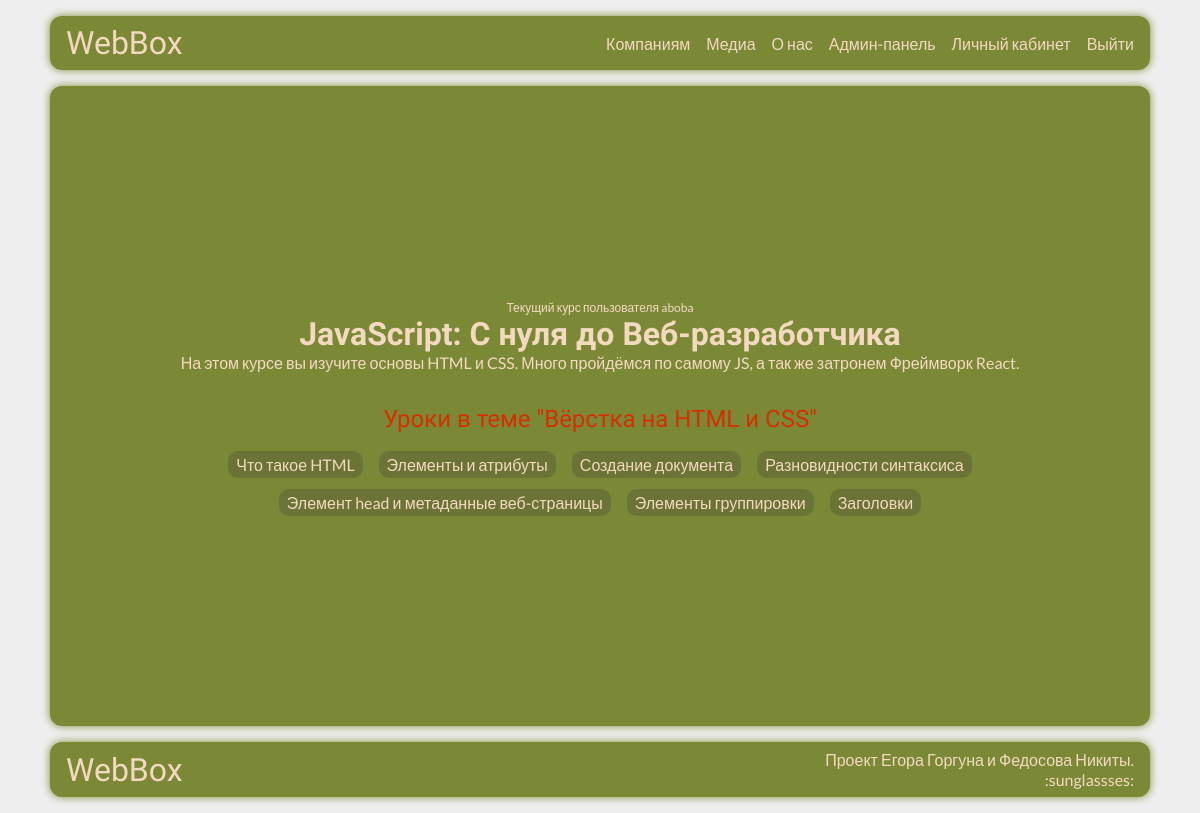
Screenshot of /u/course/lessions/1/ (signed in) with the database file from the repository.
### main/models.py (models this page shows, shortened)
class UserCourses(models.Model):
    user = models.OneToOneField(User, on_delete=models.CASCADE, verbose_name="Пользователь")
    course = models.ForeignKey(Course, on_delete=models.CASCADE, default=4, verbose_name="Курс")
    class Meta:
        verbose_name = 'Курс пользователя'
        verbose_name_plural = 'Курсы пользователей'

class Course(models.Model):
    title = models.CharField(max_length=255, verbose_name="Название курса")
    description = models.TextField(verbose_name="Описание курса")
    created_at = models.DateTimeField(auto_now_add=True, verbose_name="Дата создания курса")
    updated_at = models.DateTimeField(auto_now=True, verbose_name="Дата обновления курса")
    picture_preview = models.ImageField(upload_to='base/img/%Y/%m/%d', help_text='Эта картинка отображается на главной странице в карточкке курса.', default="webbox/img/placeholders/my_friend.jpg", verbose_name="Картинка курса (маленькая)")
    picture = models.ImageField(upload_to='base/img/%Y/%m/%d', help_text='Большая картинка.', default="webbox/img/placeholders/my_friend.jpg", verbose_name="Картинка курса (средняя)")
    is_published  = models.BooleanField(default=True, verbose_name="Публикация курса")
    short_name = models.CharField(max_length=20, default="none", verbose_name="Сокращенное название курса")
    price=models.CharField(max_length=255, default="none рублей", verbose_name="Цена курса с указанием единиц", help_text="Можно использовать html")
    clear_price=models.BigIntegerField(default=0, verbose_name="Цена (только число)")
    long_description = models.TextField(default="nn", help_text="Полное описание курса. Отображается на странице курса", verbose_name="Описание курса")
    themes = models.ManyToManyField(Theme, verbose_name="Темы курса")
    homeworks = models.ManyToManyField(Homework, verbose_name="Домашние задания")
    class Meta:
        verbose_name = 'Курс'
        verbose_name_plural = 'Курсы'

### lessions/models.py (models this page shows, shortened)
class Theme(models.Model):
    name = models.CharField(max_length=255)
    lessions = models.ManyToManyField(Lession)
    short_name = models.CharField(max_length=20, default="none", verbose_name="Сокращенное название темы")
    cid = models.IntegerField(verbose_name="CID курса", help_text="значение устанавливает порядок в списке", default=0)
    image = models.ImageField(upload_to='base/img/themes/%Y/%m/%d', blank=True, null=True, verbose_name="Изображение темы")
    class Meta:
        verbose_name = 'Тема'
        verbose_name_plural = 'Темы'

class Lession(models.Model):
    name = models.CharField(max_length=255, verbose_name="Название контента")
    short_name = models.CharField(max_length=20, default="none", verbose_name="Сокращенное название контента")
    file = models.CharField(max_length=255, verbose_name="Файл контента")
    cid = models.IntegerField(verbose_name="CID курса", help_text="значение устанавливает порядок в списке", default=0)
    class Meta:
        verbose_name = 'Урок'
        verbose_name_plural = 'Уроки'

### cabinet/views.py (the view)
# urls.py: path('course/lessions/<int:cid>/', views.lessions, name='lessions'),
def lessions(request,  cid ):
    theme = Theme.objects.all().filter(short_name=request.user.usercourses.course.short_name).filter(cid=cid)[0]
    lessions = theme.lessions.all().order_by('cid')
    return render(request, 'cabinet/lessions.html', {'lessions': lessions, 'theme': theme})

### main/templates/cabinet/lessions.html (shortened to what this page needs)
{% load static %}
<!DOCTYPE html>
<html>
<head>
    <link href="{% static "webbox/css/index.css" %}" rel="stylesheet">
</head>
<body>
    <div class="wrapper">
        <header class="header">
            <div class="header__logo">
                <p><a href="/">WebBox</a></p>
            </div>
            <div class="header__nav menu">
                    <ul class="menu-list">
                        <li class=""><a href="/#forcomp" class="menu-item">Компаниям</a></li>
                        <li class=""><a href="/#media" class="menu-item">Медиа</a></li>
                        <li class=""><a href="/#about" class="menu-item">О нас</a></li>
                        <li class=""><a href='/admin' class="menu-item">Админ-панель</a></li>
                        {% if user.is_authenticated %}
                            <li class=""><a href='/u' class="menu-item">Личный кабинет</a></li>
                            <li class=""><a href='/a/u' class="menu-item">Выйти</a></li>
                        {% else %}
                            <li class=""><a href='/a' class="menu-item">Войти</a></li>
                        {% endif %}
                    </ul>
            </div>
        </header>
    <main class="cabinet">
        {% if user.usercourses.course.short_name == 'none' %}
            <h3 class="nocurses">У вас нету курсов!</h3>
            <p class="nocursessmall">Приобрести их можно тут:</p>
            <ul class="nocursesli">
                <li><a class="nocurses2" href="https://google.com">Телеграм бот</a></li>
                <li><a class="nocurses3" href="/p">Через сайт</a></li>
            </ul>
        {% else %}
            <p class="username">Текущий курс пользователя {{user.username}}</p>
            <h2 class="coursetitle">{{user.usercourses.course.title}}</h2>
            <p class="coursedesc">{{user.usercourses.course.description}}</p>
            <div class="homework">Уроки в теме "{{theme.name}}"</div>
        {% endif%}
        {% if lessions %}
            <ul class="courseslist">
            {% for lession in lessions %}
                <li class="card">
                    <a href='/u/course/{{lession.short_name}}/{{ lession.cid }}'>{{lession.name}}</a>
                </li>
            {% endfor %}
            </ul>
        {% endif %}
    </main>
    <footer class="footer">
        <h5>WebBox</h5>
        <p>Проект Егора Горгуна и Федосова Никиты.<br>:sunglassses:</p>
    </footer>
</body>
</html>

### main/static/webbox/css/index.css (style rules this page uses)
:root { --background-color: #eee; --accent: #f09e8c; --black: #7b8937; --card-bg-color: #6b7436; --nigga: black; --text-color: #f4d9c1; --link-color: #111; --btn-color: #f4d9c1; --btn-background-color: #d72f01; --not-very-important: #ad2702; --important: #d72f01; }
* { margin: 0; padding: 0; box-sizing: border-box; font-family: 'Lato', sans-serif; }
body { background-color: var(--background-color); overflow-x: hidden !important; }
li, h4 { color: var(--text-color); }
#aboutAndForcomp ol, ul { list-style: none; }
li { font-size: 18px; }
a { text-decoration: none; }
.wrapper { max-width: 1100px; margin: 0 auto; }
.header { display: flex; justify-content: space-between; align-items: center; background-color: var(--black); box-shadow: 0px 0px 8px var(--black); margin: 16px 0; padding: 8px 16px; border-radius: 12px; }
.header__logo a { color: var(--text-color); font-family: 'Dela Gothic One', sans-serif; font-size: 32px; }
.header__nav ul { display: flex; gap: 16px; list-style: none; }
.header__nav a { color: var(--text-color); font-family: 'Lato', sans-serif; font-size: 16px; transition: color 100ms; }
.footer { display: flex; justify-content: space-between; align-items: center; background-color: var(--black); background-size: 100% auto; box-shadow: 0px 0px 8px var(--black); margin: 16px 0; padding: 8px 16px; border-radius: 12px; }
.footer h5 { color: var(--text-color);; font-weight: 100; font-family: 'Dela Gothic One', sans-serif; font-size: 32px; }
.footer p { color: var(--text-color);; font-family: 'Lato', sans-serif; font-size: 16px; text-align: right; }
.cabinet { display: flex; flex-direction: column; justify-content: center; align-items: center; background-color: var(--black); background-size: 100% auto; box-shadow: 0px 0px 8px var(--black); margin: 16px 0; padding: 8px 16px; justify-content: center; align-items: center; border-radius: 12px; min-height: 80vh; }
.coursetitle { color: var(--text-color); font-family: 'Dela Gothic One', sans-serif; font-size: 32px; }
.coursedesc { color: var(--text-color); font-family: 'Lato', sans-serif; font-size: 16px; text-align: center; text-wrap: balance; margin-bottom: 16px; }
.username { color: var(--text-color); font-family: 'Lato', sans-serif; font-size: 12px; }
.card a { color: var(--text-color); border-radius: 10px; font-family: 'Lato', sans-serif; font-size: 16px; padding: 4px 8px; background-color: var(--card-bg-color); transition: all 200ms; }
.homework { color: var(--important); font-family: 'Dela Gothic One', sans-serif; font-size: 24px; margin-top: 16px; }
.courseslist { display: flex; flex-wrap: wrap; gap: 16px; margin-top: 20px; list-style: none; justify-content: center; }

### rows the page displays
Theme: name "Вёрстка на HTML и CSS"
Lession: name "Что такое HTML"
Lession: name "Элементы и атрибуты"
Lession: name "Создание документа"
Lession: name "Разновидности синтаксиса"
Lession: name "Элемент head и метаданные веб-страницы"
Lession: name "Элементы группировки"
Lession: name "Заголовки"

### other values shown
{{ user.username }} "aboba"
{{ user.usercourses.course.title }} "JavaScript: С нуля до Веб-разработчика"
{{ user.usercourses.course.description }} "На этом курсе вы изучите основы HTML и CSS. Много пройдёмся по самому JS, а так же затронем Фреймворк React."
